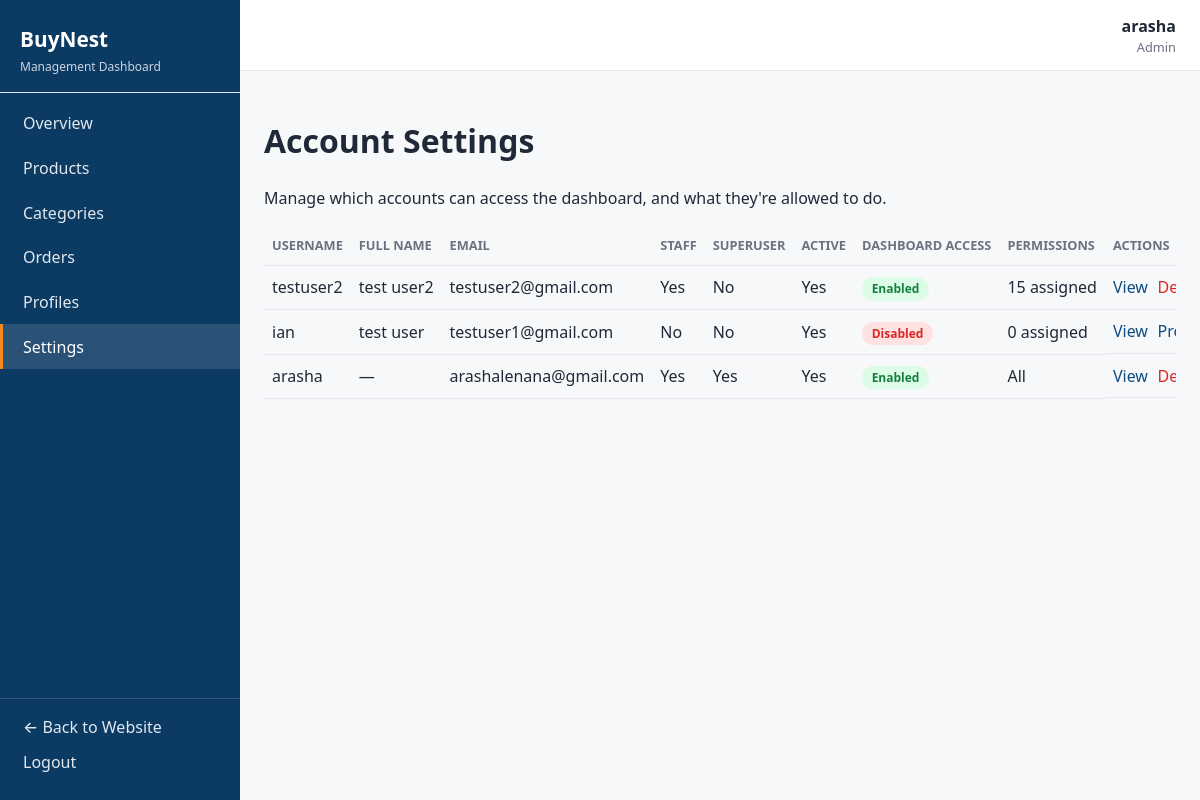
/dashboard/settings/ (signed in), run on the app's committed database.
### authentication/models.py (models this page shows, shortened)
class User(AbstractUser):
    phone_number = models.CharField(max_length=15, blank=True)
    address = models.TextField(blank=True)

### dashboard/views.py (the view)
# urls.py: path('settings/', views.settings_list, name='settings_list'),
@superuser_required
def settings_list(request):
    accounts = User.objects.all().order_by('-date_joined')
    return render(request, 'dashboard/settings/account_settings.html', {
        'active_section': 'settings', 'accounts': accounts,
    })

### dashboard/templates/dashboard/settings/account_settings.html (shortened to what this page needs)
{% extends "dashboard/base_dashboard.html" %}
{% block dashboard_content %}
<h1>Account Settings</h1>
<p>Manage which accounts can access the dashboard, and what they're allowed to do.</p>
{% if accounts %}
<div class="table-responsive">
    <table class="dashboard-table">
        <thead>
            <tr>
                <th>Username</th><th>Full Name</th><th>Email</th><th>Staff</th>
                <th>Superuser</th><th>Active</th><th>Dashboard Access</th><th>Permissions</th><th>Actions</th>
            </tr>
        </thead>
        <tbody>
        {% for account in accounts %}
            <tr>
                <td>{{ account.username }}</td>
                <td>{{ account.get_full_name|default:"—" }}</td>
                <td>{{ account.email }}</td>
                <td>{% if account.is_staff %}Yes{% else %}No{% endif %}</td>
                <td>{% if account.is_superuser %}Yes{% else %}No{% endif %}</td>
                <td>{% if account.is_active %}Yes{% else %}No{% endif %}</td>
                <td>{% if account.is_staff %}<span class="status-badge status-delivered">Enabled</span>{% else %}<span class="status-badge status-cancelled">Disabled</span>{% endif %}</td>
                <td>
                    {% if account.is_superuser %}All
                    {% else %}{{ account.user_permissions.count }} assigned{% endif %}
                </td>
                <td class="dashboard-actions">
                    <a href="{% url 'dashboard:profile_detail' account.pk %}">View</a>
                    {% if not account.is_staff %}
                        <form action="{% url 'dashboard:settings_promote' account.pk %}" method="post" class="inline-form">
                            <button type="submit" class="link-button">Promote</button>
                        </form>
                    {% elif not account.is_superuser %}
                        <a href="{% url 'dashboard:settings_demote' account.pk %}" class="text-danger">Demote</a>
                    {% else %}
                        <a href="{% url 'dashboard:settings_demote' account.pk %}" class="text-danger">Demote</a>
                    {% endif %}
                </td>
            </tr>
        {% endfor %}
        </tbody>
    </table>
</div>
{% else %}
<p class="empty-state">No accounts found.</p>
{% endif %}
{% endblock %}

### dashboard/templates/dashboard/base_dashboard.html (shortened to what this page needs)
{% load static %}
<!DOCTYPE html>
<html lang="en">
<head>
    <link rel="stylesheet" href="{% static 'css/style.css' %}">
    <link rel="stylesheet" href="{% static 'css/dashboard.css' %}">
</head>
<body class="dashboard-body">
    <div class="dashboard-layout">
        <aside class="dashboard-sidebar" id="dashboardSidebar">
            <div class="dashboard-sidebar-header">
                <a href="{% url 'dashboard:home' %}" class="dashboard-brand">BuyNest</a>
                <span class="dashboard-subtitle">Management Dashboard</span>
            </div>
            <nav class="dashboard-nav">
                <a href="{% url 'dashboard:home' %}"
                    class="dashboard-nav-link {% if active_section == 'home' %}active{% endif %}">Overview</a>
                {% if perms.products.view_product %}
                <a href="{% url 'dashboard:product_list' %}"
                    class="dashboard-nav-link {% if active_section == 'products' %}active{% endif %}">Products</a>
                {% endif %}
                {% if perms.products.view_category %}
                <a href="{% url 'dashboard:category_list' %}"
                    class="dashboard-nav-link {% if active_section == 'categories' %}active{% endif %}">Categories</a>
                {% endif %}
                {% if perms.orders.view_order %}
                <a href="{% url 'dashboard:order_list' %}"
                 class="dashboard-nav-link {% if active_section == 'orders' %}active{% endif %}">Orders</a>
                {% endif %}
                {% if perms.authentication.view_user %}
                <a href="{% url 'dashboard:profile_list' %}"
                    class="dashboard-nav-link {% if active_section == 'profiles' %}active{% endif %}">Profiles</a>
                {% endif %}
                {% if user.is_superuser %}
                <a href="{% url 'dashboard:settings_list' %}"
                    class="dashboard-nav-link {% if active_section == 'settings' %}active{% endif %}">Settings</a>
                {% endif %}
            </nav>
            <div class="dashboard-sidebar-footer">
                <a href="{% url 'home' %}" class="dashboard-nav-link">&larr; Back to Website</a>
                <form action="{% url 'authentication:logout' %}" method="post" class="inline-form">
                    <button type="submit" class="dashboard-nav-link link-button">Logout</button>
                </form>
            </div>
        </aside>
        <div class="dashboard-main">
            <header class="dashboard-topbar">
                <div class="dashboard-topbar-user">
                    <span class="dashboard-user-name">{{ user.get_full_name|default:user.username }}</span>
                    <span class="dashboard-user-role">
                        {% if user.is_superuser %}Admin{% else %}Staff{% endif %}
                    </span>
                </div>
            </header>
            <main class="dashboard-content">
                {% block dashboard_content %}{% endblock %}
            </main>
        </div>
    </div>
</body>
</html>

### static/css/style.css (style rules this page uses)
:root { --primary-color: #0f4c81; --primary-dark: #0b3a63; --secondary-color: #1c9d8f; --accent-color: #f5891f; --background-color: #f7f8fa; --surface-color: #ffffff; --text-color: #1f2937; --muted-text-color: #6b7280; --border-color: #e5e7eb; --success-color: #15803d; --warning-color: #d97706; --danger-color: #dc2626; --border-radius: 10px; --container-width: 1200px; }
* { box-sizing: border-box; }
body { margin: 0; font-family: 'Segoe UI', system-ui, -apple-system, sans-serif; background-color: var(--background-color); color: var(--text-color); line-height: 1.5; }
a { color: var(--primary-color); text-decoration: none; }
.link-button { background: none; border: none; padding: 0; font: inherit; color: var(--text-color); font-weight: 500; cursor: pointer; }
.inline-form { display: inline; }

### static/css/dashboard.css (style rules this page uses)
.dashboard-body { margin: 0; background-color: var(--background-color); }
.dashboard-layout { display: flex; min-height: 100vh; }
.dashboard-sidebar { width: 240px; flex-shrink: 0; background-color: var(--primary-dark, var(--primary-color)); color: #fff; display: flex; flex-direction: column; justify-content: space-between; position: sticky; top: 0; height: 100vh; }
.dashboard-sidebar-header { padding: 1.5rem 1.25rem 1rem; border-bottom: 1px solid var(--border-color); }
.dashboard-brand { color: #fff; font-size: 1.3rem; font-weight: 700; }
.dashboard-subtitle { display: block; color: #cbd5e1; font-size: 0.75rem; margin-top: 0.15rem; }
.dashboard-nav { display: flex; flex-direction: column; padding: 0.5rem 0; flex: 1; }
.dashboard-nav-link { color: #e2e8f0; padding: 0.65rem 1.25rem; font-weight: 500; border-left: 3px solid transparent; }
.dashboard-nav-link.active { background-color: rgba(255, 255, 255, 0.12); border-left-color: var(--accent-color); color: #fff; }
.dashboard-sidebar-footer { padding: 1rem 0; border-top: 1px solid rgba(255, 255, 255, 0.15); }
.dashboard-sidebar-footer .link-button { color: #e2e8f0; width: 100%; text-align: left; }
.dashboard-main { flex: 1; min-width: 0; }
.dashboard-topbar { display: flex; align-items: center; justify-content: space-between; background-color: var(--surface-color); border-bottom: 1px solid var(--border-color); padding: 0.85rem 1.5rem; }
.dashboard-topbar-user { display: flex; flex-direction: column; align-items: flex-end; margin-left: auto; }
.dashboard-user-name { font-weight: 600; }
.dashboard-user-role { font-size: 0.8rem; color: var(--muted-text-color); }
.dashboard-content { padding: 1.5rem; }
.table-responsive { overflow-x: auto; }
.dashboard-table { width: 100%; border-collapse: collapse; min-width: 480px; }
.dashboard-table th, .dashboard-table td { text-align: left; padding: 0.6rem 0.5rem; border-bottom: 1px solid var(--border-color); white-space: nowrap; }
.dashboard-table th { color: var(--muted-text-color); font-size: 0.8rem; text-transform: uppercase; }
.status-badge { padding: 0.2rem 0.6rem; border-radius: 999px; font-size: 0.75rem; font-weight: 600; background-color: var(--border-color); color: var(--text-color); }
.status-delivered { background: #dcfce7; color: var(--success-color); }
.status-cancelled { background: #fee2e2; color: var(--danger-color); }
.dashboard-actions { display: flex; gap: 0.6rem; white-space: nowrap; }
.dashboard-actions .link-button { color: var(--primary-color); font-weight: 500; padding: 0; }
.text-danger { color: var(--danger-color); }

### data on the page
User: get_full_name "arasha", username "arasha", get_full_name "—", email "arashalenana@gmail.com", is_staff "Yes", is_superuser "Yes", is_active "Yes"
User: username "testuser2", get_full_name "test user2", email "testuser2@gmail.com", is_staff "Yes", is_superuser "No", is_active "Yes", user_permissions.count "15"
User: username "ian", get_full_name "test user", email "testuser1@gmail.com", is_staff "No", is_superuser "No", is_active "Yes", user_permissions.count "0"
